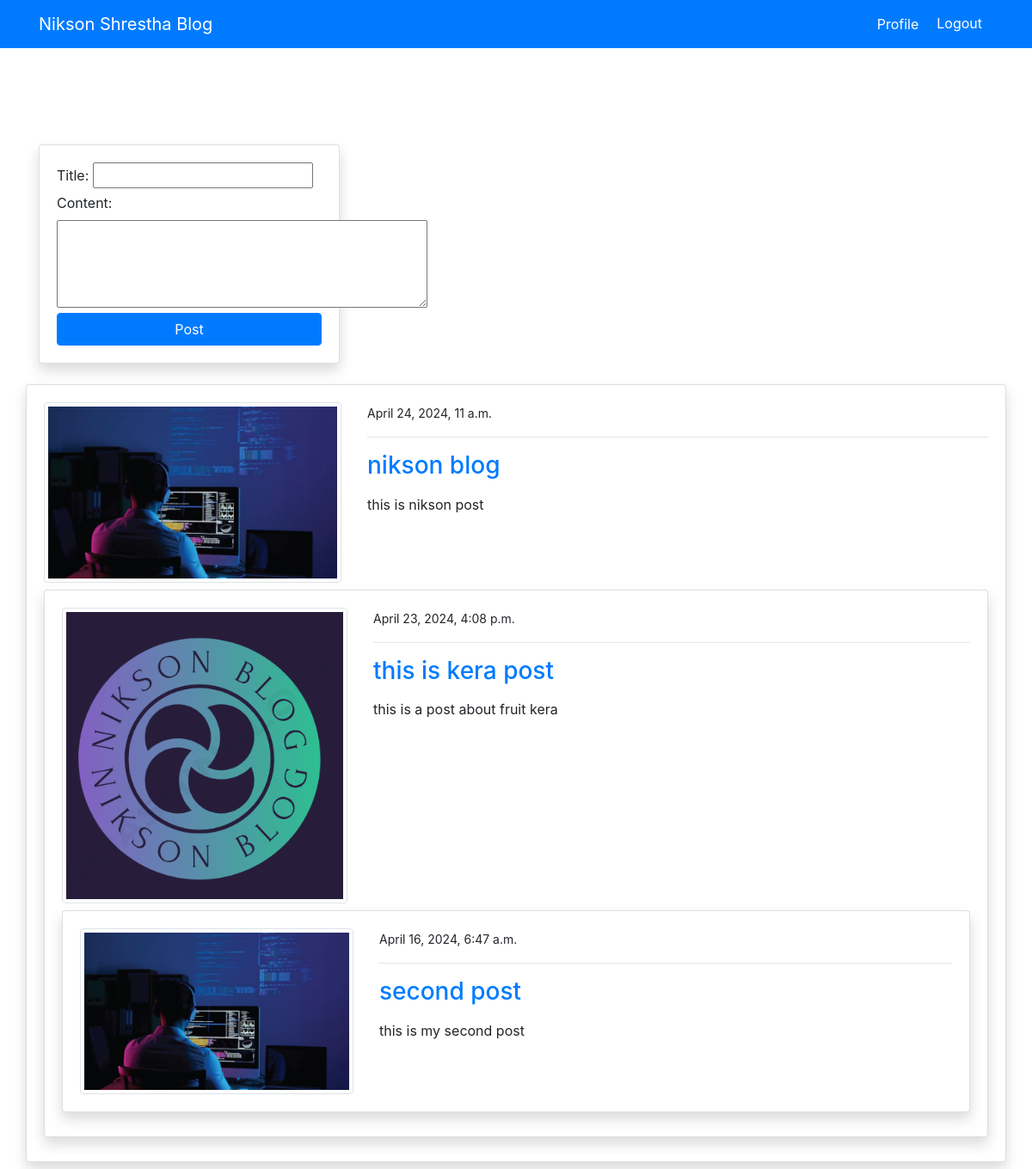
Page /blog/ (signed in) on the committed database.
### blog/models.py (models this page shows, shortened)
class PostModel(models.Model):
    title = models.CharField(max_length=100)
    content = models.TextField()
    author = models.ForeignKey(User, on_delete=models.CASCADE)
    date_created = models.DateTimeField(auto_now_add=True)
    class Meta:
         ordering = ('-date_created',)

### users/models.py (models this page shows, shortened)
class ProfileModel(models.Model):
    user = models.OneToOneField(User, on_delete=models.CASCADE)
    image = models.ImageField(default='default.png', upload_to='profile', validators=[FileExtensionValidator(allowed_extensions=['png', 'jpg', 'jpeg'])])

### blog/views.py (the view)
# urls.py: path('blog/', views.index, name='blog-index'),
@login_required
def index(request):
    posts = PostModel.objects.all()
    if request.method == 'POST':
        form = PostModelForm(request.POST)
        if form.is_valid():
            instance =form.save(commit=False)
            instance.author = request.user
            instance.save()
            return redirect('blog-index')
    else:
        form = PostModelForm()
    context = {
        'posts': posts,
        'form' : form
    }
    return render(request, 'blog/index.html', context)

### blog/forms.py
class PostModelForm(forms.ModelForm):
    content = forms.CharField(widget=forms.Textarea(attrs={'rows': 4}))
    class Meta:
        model = PostModel
        fields = ('title', 'content')

### templates/blog/index.html (shortened to what this page needs)
{% extends 'partials/base.html' %}
{% load crispy_forms_tags %}
{% block content %}
<div class="container">
    <div class="row mt-5 pt-5">
        <div class="col-md-4">
            <div class="card my-3 shadow">
                <div class="card-body">
                   <form method = "POST">
                    {{ form }}
                    <input class="btn btn-primary btn-block" type = "submit" value = "Post">
                   </form>
                </div>
            </div>
        </div>
        <div class="col_md-8">
            {% for post in posts %}
            <div class="card shadow my-2">
                <div class="card-body">
                    <div class="row">
                        <div class="col-md-4">
                            <img class="img-thumbnail" src="{{post.author.profilemodel.image.url}}" alt="img">
                        </div>
                        <div class="col-md-8">
                            <small>{{post.date_created}}</small>
                            <hr>
                            <a class="h3" href="{% url 'blog-post-detail' post.id %}">{{post.title}}</a>
                            <p class="text-justify my-3">
                                {{post.content}}
                            </p>
                        </div>
                    </div>
                    {% endfor %}
                </div>
            </div>
        </div>
    </div>
</div>
{% endblock %}

### templates/partials/base.html (shortened to what this page needs)
{% load static %}
<!doctype html>
<html lang="en">
  <head>
    <link rel="stylesheet" href="https://cdn.jsdelivr.net/npm/bootstrap@4.6.2/dist/css/bootstrap.min.css">
   <link rel="stylesheet" type="text/css" href="{% static 'css/style.css' %}">
  </head>
  <body>
    {% include "partials/nav.html" %}
    {% block content %}
    {% endblock %}
  </body>
</html>

### templates/partials/nav.html (shortened to what this page needs)
<nav class="navbar navbar-expand-lg navbar-primary bg-primary">
    <div class="container">
      {% if request.user.is_authenticated %}
    <a class="navbar-brand text-white" href="{% url 'blog-index' %}">Nikson Shrestha Blog</a>
    <div class="collapse navbar-collapse" id="navbarSupportedContent">
      <ul class="navbar-nav ml-auto">
        <li class="nav-item active">
          <a class="nav-link text-white" href="{%url 'users-profile' %}">Profile <span class="sr-only">(current)</span></a>
        </li>
        <li class="nav-item">
          <form action="{% url 'users-log-out' %}" method="post">
            <button type="submit" class="btn btn-primary">Logout</button>
        </form>
        </li>
      </ul>
      {% endif %}
    </div>
    </div>
  </nav>

### rows in the picture
PostModel: author.profilemodel.image (picture), date_created "April 24, 2024, 11 a.m.", title "nikson blog", content "this is nikson post"
PostModel: author.profilemodel.image (placeholder picture), date_created "April 23, 2024, 4:08 p.m.", title "this is kera post", content "this is a post about fruit kera"
PostModel: author.profilemodel.image (picture), date_created "April 16, 2024, 6:47 a.m.", title "second post", content "this is my second post"
